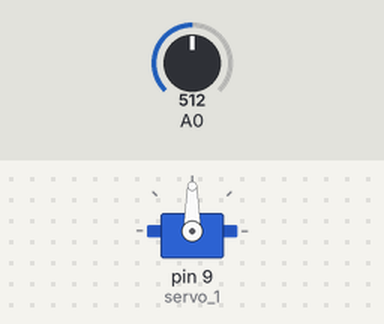
Simulated run of this sketch. Board: Arduino Uno, built with avr-gcc and run on an emulated ATmega328P. Shown: servo. Inputs (shaded band) come from the test bench; at power-on: A0 = 512.

Above: at 1.2 s.
1.3 s: A0 set to 716
At 1.9 s:
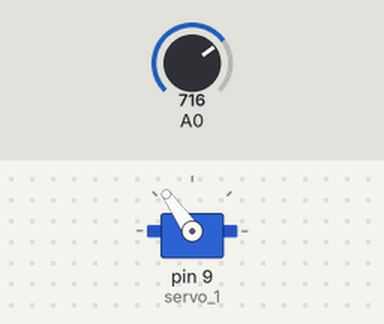
2.8 s: A0 set to 900
At 4.0 s:
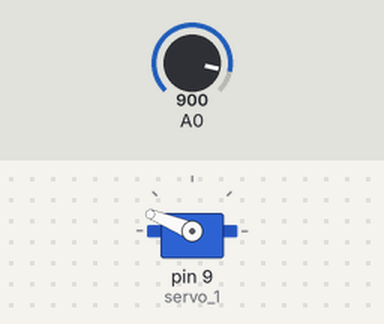
4.3 s: A0 set to 1023
At 5.2 s:
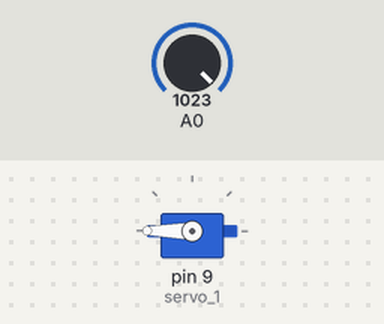
5.8 s: A0 set to 306
At 6.5 s:
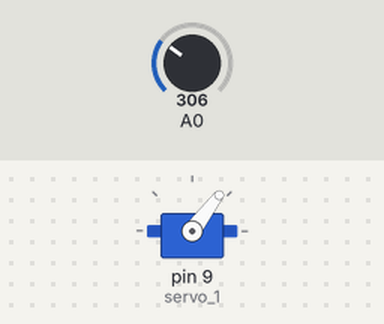
7.3 s: A0 set to 122
At 8.6 s:
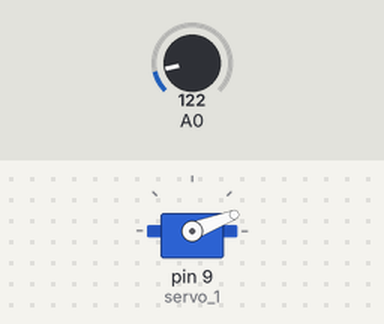
Timing chart, 0 to 9.8 s (numbered marks = the images above; inputs shaded):
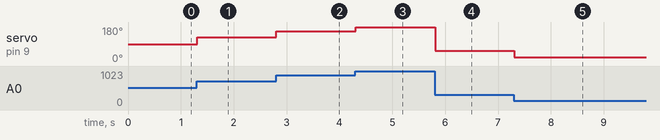

The sketch:

proyecto3.ino
```cpp
#include <Servo.h> //incluimos la libreria servo

Servo servo_1; //agregamos un elemento del tipo servo

int valor_potenciometro; //esta variable servira para guardar los valores enviados por la entrada analogica del potenciometro
int angulo; //esta variable servira para guardar la conversion de la entrada analogica a un valor capaz de ser leido por el servo

void setup() {

servo_1.attach(9); //se asigna el pin 9 al servo

}

void loop() {

valor_potenciometro = analogRead(0); //se lee la entrada analogica 0 y se guarda sus valores en la variable "valor_potenciometro"
angulo = map(valor_potenciometro, 0, 1023, 0, 180); //el rango de valores de las entradas analogicas es de 0 a 1023, mientras que para el servomotor los valores son de 0 a 180
//la funcion map "mapea" o convierte los valores de la entrada analogica a un valor capaz de ser usado por el servo

servo_1.write(angulo); //asignamos a la funcion write el valor de la variable "angulo"
delay(10); // retraso de 10 milisegundos

}

//FIN.
```

Measured:
- after the input at 1.3 s, servo on pin 9 (servo_1): 90° → 125° at once
- after the input at 2.8 s, servo on pin 9 (servo_1): 125° → 158° at once
- after the input at 4.3 s, servo on pin 9 (servo_1): 158° → 180° at once
- after the input at 5.8 s, servo on pin 9 (servo_1): 180° → 53° at once
- after the input at 7.3 s, servo on pin 9 (servo_1): 53° → 21° at once
